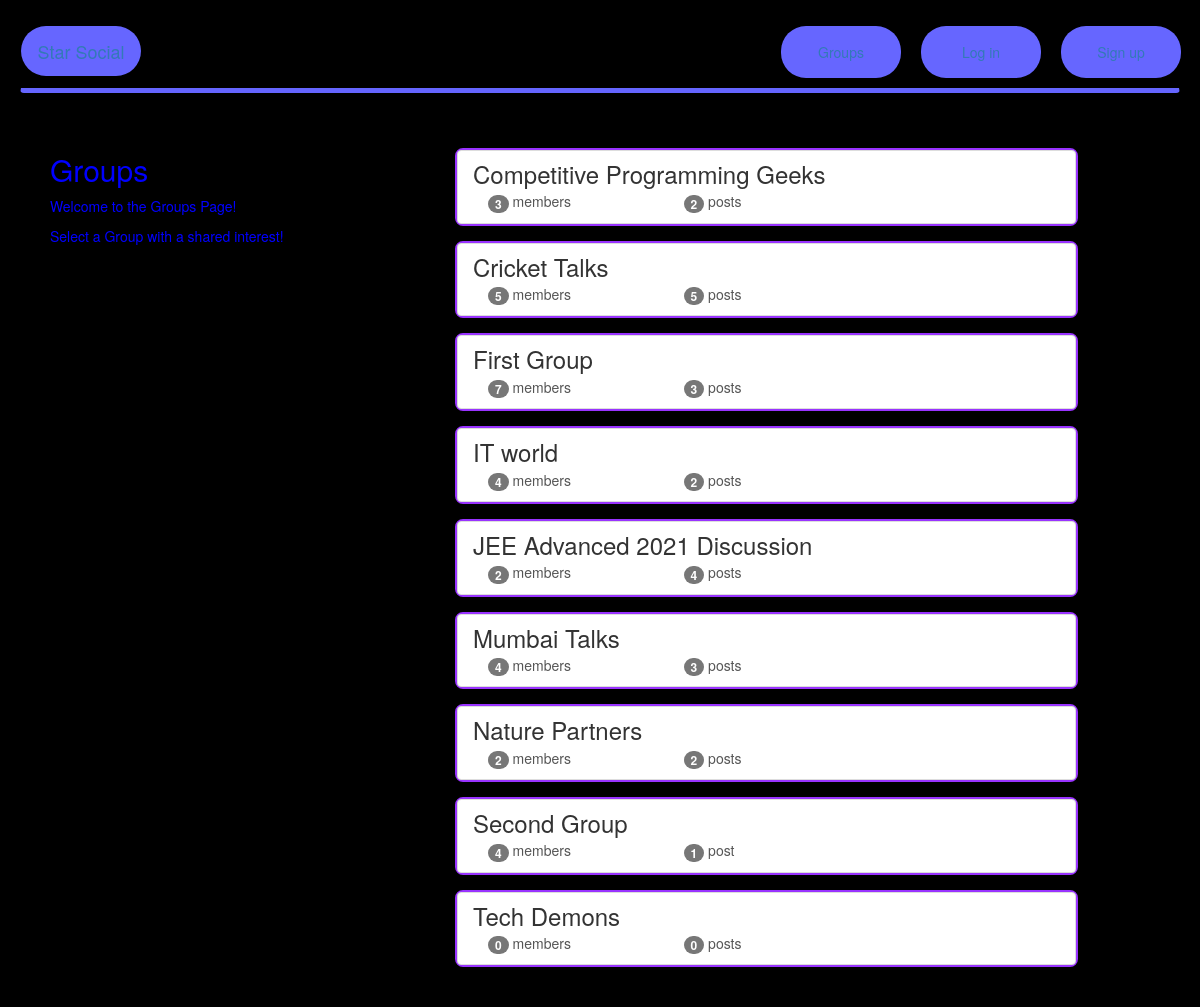
The app's page /groups/ with its own data.
### groups/models.py (models this page shows, shortened)
class Group(models.Model):
    name = models.CharField(max_length=255, unique=True)
    slug = models.SlugField(allow_unicode=True, unique=True)
    description = models.TextField(blank=True, default='')
    description_html = models.TextField(editable=False, default='', blank=True)
    members = models.ManyToManyField(User,through="GroupMember")
    class Meta:
        ordering = ["name"]

### groups/views.py (the view)
# urls.py: path('', views.ListGroups.as_view(), name="all"),
class ListGroups(generic.ListView):
    model = Group

### groups/templates/groups/group_list.html (shortened to what this page needs)
{% extends "groups/group_base.html" %}
{% block pregroup %}
<div class="col-md-4">
  <div class="content">
		<h2>Groups</h2>
	    <p>Welcome to the Groups Page!</p>
	    <p>Select a Group with a shared interest!</p>
  </div>
</div>
{% endblock %}
{% block group_content %}
<div class="col-md-7">
	<div class="list-group">
		{% for group in object_list %}
		    <div class="groupItem">
				<a class="list-group-item m-1" href="{% url 'groups:single' slug=group.slug %}">
			    <h3 class="title list-group-item-heading">{{ group.name }}</h3>
		     	<div class="list-group-item-text container-fluid">
				      <div class="row">
					      <div class="col-md-4">
						      <span class="badge">{{ group.members.count }}</span>
							  member{{ group.members.count|pluralize }}
					      </div>
					      <div class="col-md-4">
					    	  <span class="badge">{{ group.posts.count }}</span>
							  post{{ group.posts.count|pluralize }}
					      </div>
				      </div>
		       </div>
	  	    </a>
			</div>
		{% endfor %}
	</div>
</div>
{% endblock %}

### groups/templates/groups/group_base.html (shortened to what this page needs)
{% extends "base.html" %}
{% block content %}
<div class="container">
  <div class="row">
    {% block pregroup %}{% endblock %}
    {% block group_content %}{% endblock %}
  </div>
</div>
{% endblock %}

### templates/base.html (shortened to what this page needs)
<!DOCTYPE html>
{% load static %}
<html lang="en" dir="ltr">
  <head>
    <link rel="stylesheet" href="https://maxcdn.bootstrapcdn.com/bootstrap/3.3.7/css/bootstrap.min.css">
    <link rel="stylesheet" href="{% static 'css/master.css' %}">
  </head>
  <body>
    <nav class="navbar mynav mainnav" role="navigation" id="navbar">
        <div class="container">
            <a class="navbar-brand mynav options" href="{% url 'home' %}">Star Social</a>
            <ul class="nav navbar-nav navbar-right">
                {% if user.is_authenticated %}
                <li class="options"><a href="{% url 'posts:create' %}" class="btn btn-simple">Post</a></li>
                <li class="options"><a href="{% url 'groups:all' %}" class="btn btn-simple">Groups</a></li>
                <li class="options"><a href="{% url 'groups:create' %}" class="btn btn-simple">Create Group</a></li>
                <li class="options"><a href="{% url 'accounts:logout' %}" class="btn btn-simple">Log out</a></li>
                {% else %}
                <li class="options"><a href="{% url 'groups:all' %}"class="btn btn-simple">Groups</a></li>
                <li class="options"><a href="{% url 'accounts:login' %}" class="btn btn-simple">Log in</a></li>
                <li class="options"><a href="{% url 'accounts:signup' %}" class="btn btn-simple">Sign up</a></li>
                {% endif %}
            </ul>
        </div>
    </nav>
    <div class="container mycontent">
        {% block content %}
        {% endblock %}
    </div>
  </body>
</html>

### static/css/master.css (style rules this page uses)
.mycontent { padding: 20px; border-radius: 20px; color: blue; }
html, body { height: 100%; width: 100%; overflow: hidden; background-color: black; margin: 0; }
.mainnav { background-color: black; margin: 20px; color: black; border-bottom: 5px solid #6666ff; }
.options { background-color: #6666ff; margin-top: 5px; margin-bottom: 10px; margin-left: 10px; margin-right: 10px; width: 120px; text-align: center; border-radius: 25px; }
.groupItem { border: 2px solid #9933ff; margin: 15px; border-radius: 8px; }

### records on screen
Group: name "Competitive Programming Geeks", members.count "3", posts.count "2"
Group: name "Cricket Talks", members.count "5", posts.count "5"
Group: name "First Group", members.count "7", posts.count "3"
Group: name "IT world", members.count "4", posts.count "2"
Group: name "JEE Advanced 2021 Discussion", members.count "2", posts.count "4"
Group: name "Mumbai Talks", members.count "4", posts.count "3"
Group: name "Nature Partners", members.count "2", posts.count "2"
Group: name "Second Group", members.count "4", posts.count "1"
Group: name "Tech Demons", members.count "0", posts.count "0"
